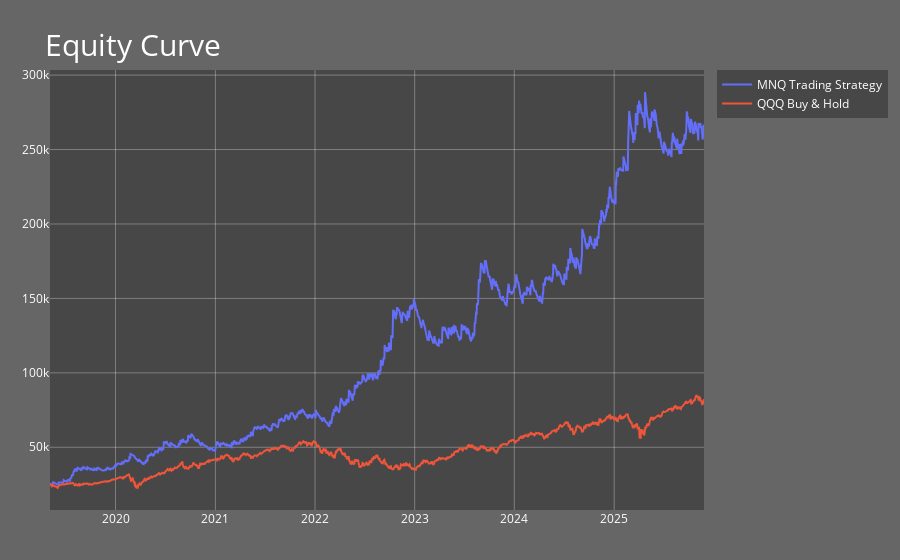
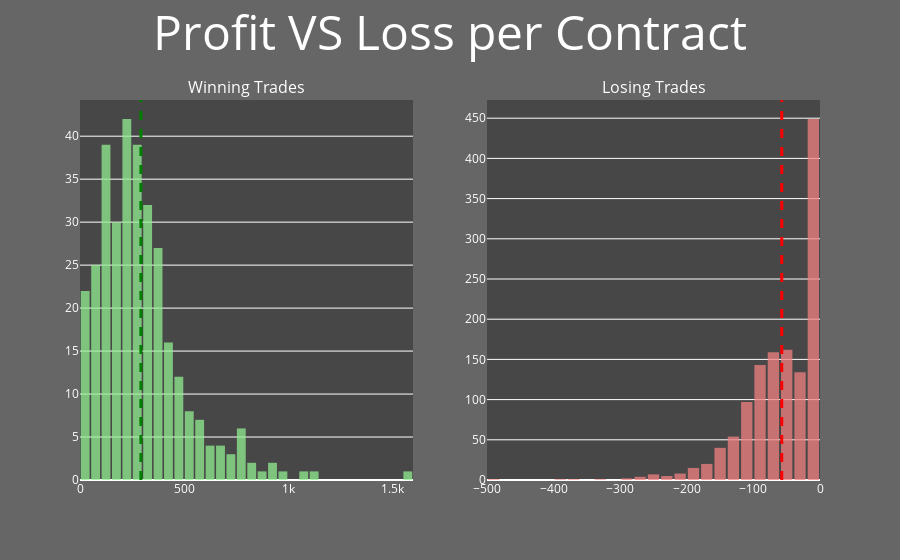
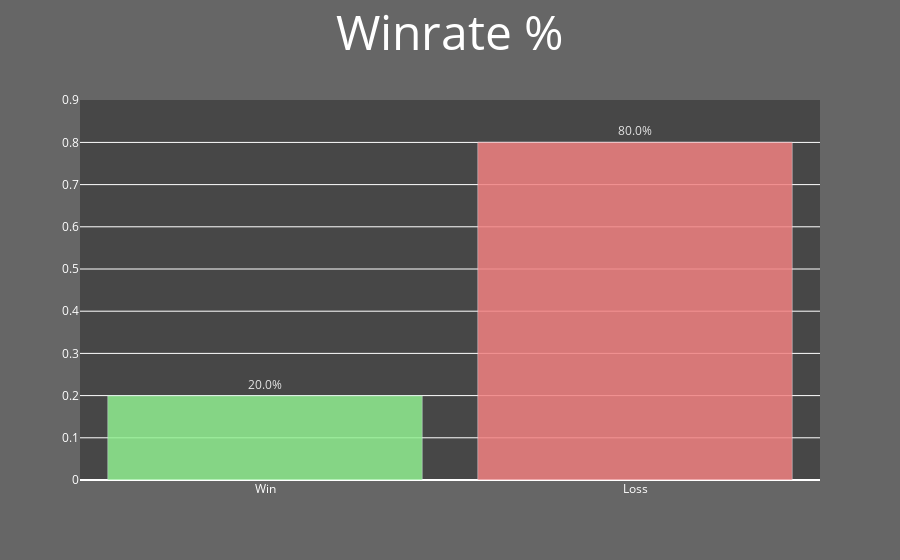
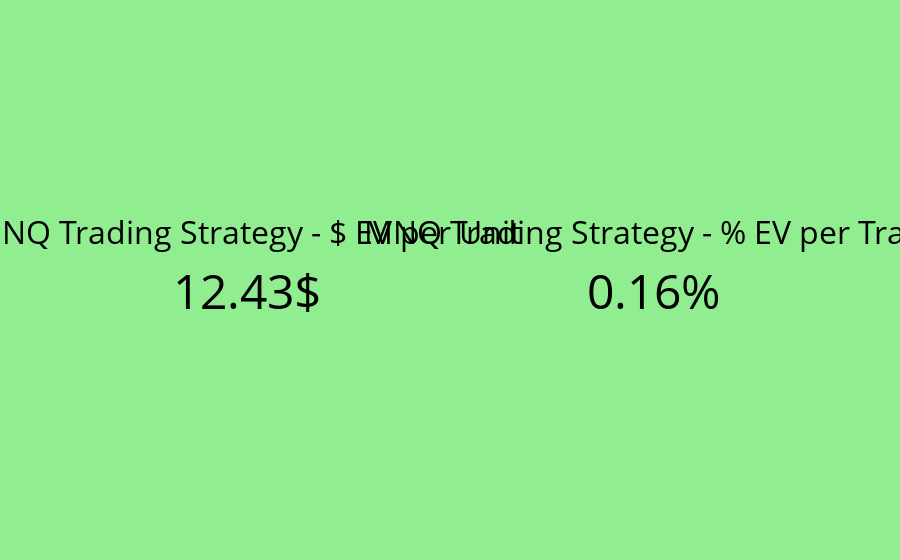

The cell these charts' notebook holds for them, in order:
### Markdown cell above
### MNQ Results

### Code cell
# Stategy Comparison
strategy = 'MNQ Trading Strategy'
Strategy_B = 'QQQ Buy & Hold'

# -----------------------------
# ----- 1. Equity Curve -------
# -----------------------------
fig_eq = go.Figure()
fig_eq.add_trace(go.Scatter(x=mnq_bt.dates, y=mnq_bt.account, mode='lines', name=f'{strategy}'))
fig_eq.add_trace(go.Scatter(x=df_qqq_buy_hold['Date'], y=df_qqq_buy_hold['Account'], mode='lines', name=f'{Strategy_B}'))

fig_eq.update_layout(
    title=dict(text="Equity Curve", yanchor="top", font=dict(size=30)),
    margin=dict(l=50, r=50, t=70, b=50),
    plot_bgcolor="rgba(64,64,64,0.8)",
    paper_bgcolor="rgba(64,64,64,0.8)",
    font=dict(color="white"),
    yaxis=dict(showgrid=True, gridcolor="rgba(255,255,255,0.3)", zerolinewidth=1),
    xaxis=dict(showgrid=True, gridcolor="rgba(255,255,255,0.3)")
)
fig_eq.show()

# -----------------------------
# ----- 2. Trade Histogram -----
# -----------------------------
df_mnq_bt = mnq_bt.trade_log()
winning_mnq_bt = df_mnq_bt.loc[df_mnq_bt['PnL'] > 0]
losing_mnq_bt = df_mnq_bt.loc[df_mnq_bt['PnL'] < 0]

fig_hist = make_subplots(rows=1, cols=2, subplot_titles=("Winning Trades", "Losing Trades"))

# Istogramma vincite
fig_hist.add_trace(go.Histogram(
    x=winning_mnq_bt['PnL_per_Unit'],
    nbinsx=50,
    marker_color='lightgreen',
    opacity=0.75
), row=1, col=1)
fig_hist.add_vline(x=np.mean(winning_mnq_bt['PnL_per_Unit']),
                   line=dict(color="green", width=3, dash="dash"), row=1, col=1)

# Istogramma perdite
fig_hist.add_trace(go.Histogram(
    x=losing_mnq_bt['PnL_per_Unit'],
    nbinsx=30,
    marker_color='lightcoral',
    opacity=0.75
), row=1, col=2)
fig_hist.add_vline(x=np.mean(losing_mnq_bt['PnL_per_Unit']),
                   line=dict(color="red", width=3, dash="dash"), row=1, col=2)

fig_hist.update_layout(
    title=dict(text="Profit VS Loss per Contract", font=dict(size=48)),
    title_x=0.5,
    showlegend=False,
    plot_bgcolor="rgba(64,64,64,0.8)",
    paper_bgcolor="rgba(64,64,64,0.8)",
    font=dict(color="white"),
    bargap=0.15
)
fig_hist.update_xaxes(tickformat=",~s", row=1, col=1)
fig_hist.update_xaxes(tickformat=",~s", row=1, col=2)
fig_hist.show()

# -----------------------------
# ----- 3. Winrate -------------
# -----------------------------
p_win = len(winning_mnq_bt) / len(df_mnq_bt)
p_loss = 1 - p_win

fig_winrate = go.Figure()
fig_winrate.add_trace(go.Bar(
    x=['Win', 'Loss'],
    y=[p_win, p_loss],
    marker_color=['lightgreen', 'lightcoral'],
    opacity=0.85,
    showlegend=False,
    text=[f'{p_win*100:.1f}%', f'{p_loss*100:.1f}%'],
    textposition='outside'
))
fig_winrate.update_layout(
    title=dict(text="Winrate %", font=dict(size=48)),
    title_x=0.5,
    plot_bgcolor="rgba(64,64,64,0.8)",
    paper_bgcolor="rgba(64,64,64,0.8)",
    font=dict(color="white"),
    bargap=0.15
)
fig_winrate.update_yaxes(range=[0, max(p_win, p_loss) + 0.1])
fig_winrate.show()

# -----------------------------
# ----- 4. Expected Value -----
# -----------------------------
EV_dollars_contract_mnq = round(np.mean(df_mnq_bt['PnL_per_Unit'].iloc[1:]), 2)
EV_perc_trade_mnq = round(np.mean(df_mnq_bt['Account'].pct_change())*100, 2)

fig_ev = make_subplots(rows=1, cols=2, column_widths=[0.5, 0.5], specs=[[{"type": "indicator"}, {"type": "indicator"}]])
fig_ev.add_trace(go.Indicator(
    mode="number",
    value=EV_dollars_contract_mnq,
    number={'suffix': '$', 'valueformat': '.2f', 'font': {'size': 48}},
    title={'text': f"{strategy} - $ EV per Unit", 'font': {'size': 32}}
), row=1, col=1)
fig_ev.add_trace(go.Indicator(
    mode="number",
    value=EV_perc_trade_mnq,
    number={'suffix': '%', 'valueformat': '.2f', 'font': {'size': 48}},
    title={'text': f"{strategy} - % EV per Trade", 'font': {'size': 32}}
), row=1, col=2)

fig_ev.update_layout(plot_bgcolor="lightgreen", paper_bgcolor="lightgreen", font=dict(color="black"))
fig_ev.show()

# -----------------------------
# ----- 5. Sharpe & CAGR -------
# -----------------------------
perc_change_mnq = df_mnq_bt['Account'].pct_change()
sigma = np.nanstd(perc_change_mnq, ddof=1)
n_medio_trade_anno = len(df_mnq_bt[1:]) / (df_mnq_bt['Date'].dt.year.max() - df_mnq_bt['Date'].dt.year.min() + 1)
adjusted_risk_free_rate = (1 + 0.04)**(1/n_medio_trade_anno) - 1

sharp_ratio_mnq = ((np.nanmean(perc_change_mnq) - adjusted_risk_free_rate)/sigma) * np.sqrt(n_medio_trade_anno)
annual_mnq_rate = ((1 + np.nanmean(perc_change_mnq))**n_medio_trade_anno - 1) * 100

fig_sharpe = make_subplots(rows=1, cols=2, column_widths=[0.5, 0.5], specs=[[{"type": "indicator"}, {"type": "indicator"}]])
fig_sharpe.add_trace(go.Indicator(
    mode="number",
    value=sharp_ratio_mnq,
    number={'valueformat': '.2f', 'font': {'size': 48}},
    title={'text': f"{strategy} - Sharpe Ratio", 'font': {'size': 32}}
), row=1, col=1)
fig_sharpe.add_trace(go.Indicator(
    mode="number",
    value=annual_mnq_rate,
    number={'suffix': '%', 'valueformat': '.2f', 'font': {'size': 48}},
    title={'text': f"{strategy} - % CAGR", 'font': {'size': 32}}
), row=1, col=2)

fig_sharpe.update_layout(plot_bgcolor="skyblue", paper_bgcolor="skyblue", font=dict(color="black"))
fig_sharpe.show()

# -----------------------------
# ----- 6. Rolling Average Units & Trade Count -----
# -----------------------------
df_mnq_bt_unit_list = df_mnq_bt.copy()
df_mnq_bt_unit_list['Rolling_Avg'] = df_mnq_bt_unit_list['Units'].iloc[1:].rolling(window=20).mean()
n_trades = len(df_mnq_bt.iloc[1:])

fig_units = make_subplots(rows=1, cols=2, column_widths=[0.7, 0.3], specs=[[{"type": "xy"}, {"type": "domain"}]], subplot_titles=("Average Traded Units (20)", ""))

# Rolling average line
fig_units.add_trace(go.Scatter(
    x=df_mnq_bt_unit_list['Date'].iloc[20:], 
    y=df_mnq_bt_unit_list['Rolling_Avg'].iloc[20:], 
    mode='lines', 
    name=f'{strategy}'
), row=1, col=1)

# Number of trades indicator
fig_units.add_trace(go.Indicator(
    mode="number",
    value=n_trades,
    number={'valueformat': '.0f', 'font': {'size': 48}},
    title={'text': "Number of Trades", 'font': {'size': 32}}
), row=1, col=2)

fig_units.update_layout(plot_bgcolor="rgba(64,64,64,0.8)", paper_bgcolor="rgba(64,64,64,0.8)", font=dict(color="white"))
fig_units.show()

# -----------------------------
# ----- 7. Drawdown Statistics -----
# -----------------------------
equity_curve_mnq_bt = df_mnq_bt['Account']
stats_A = drawdowns_stats(equity_curve_mnq_bt)

equity_curve_qqq_buy_hold = df_qqq_buy_hold['Account']
stats_B = drawdowns_stats(equity_curve_qqq_buy_hold)

fig_dd = go.Figure()

fig_dd.add_trace(go.Indicator(mode="number", value=stats_A['Max Drawdown']*100, number={'suffix':'%', 'valueformat':'.2f','font':{'size':48}}, title={'text':f"{strategy} - Max DD", 'font':{'size':32}}, domain={'row':0,'column':0}))
fig_dd.add_trace(go.Indicator(mode="number", value=stats_A['Average Drawdown']*100, number={'suffix':'%', 'valueformat':'.2f','font':{'size':48}}, title={'text':"Average DD",'font':{'size':32}}, domain={'row':0,'column':1}))
fig_dd.add_trace(go.Indicator(mode="number", value=stats_A['Average DD Duration'], number={'valueformat':'.1f','font':{'size':48}}, title={'text':"DD Duration (Trades)",'font':{'size':32}}, domain={'row':0,'column':2}))

fig_dd.add_trace(go.Indicator(mode="number", value=stats_B['Max Drawdown']*100, number={'suffix':'%', 'valueformat':'.2f','font':{'size':48}}, title={'text':f"{Strategy_B} - Max DD", 'font':{'size':32}}, domain={'row':1,'column':0}))
fig_dd.add_trace(go.Indicator(mode="number", value=stats_B['Average Drawdown']*100, number={'suffix':'%', 'valueformat':'.2f','font':{'size':48}}, title={'text':"Average DD",'font':{'size':32}}, domain={'row':1,'column':1}))
fig_dd.add_trace(go.Indicator(mode="number", value=stats_B['Average DD Duration'], number={'valueformat':'.1f','font':{'size':48}}, title={'text':"DD Duration (Trades)",'font':{'size':32}}, domain={'row':1,'column':2}))

fig_dd.update_layout(
    grid={'rows':2,'columns':3},
    title=dict(text="Drawdown Statistics", font=dict(size=48)),
    height=500,
    title_x=0.5,
    plot_bgcolor="rgba(64,64,64,0.8)",
    paper_bgcolor="rgba(64,64,64,0.8)",
    font=dict(color="white")
)

fig_dd.add_shape(
    type="line",
    x0=0, x1=1,       
    y0=0.55, y1=0.55,  
    xref="paper",
    yref="paper",
    line=dict(
        color="white",
        width=2))

fig_dd.show()

### Figure 1 — Plotly figure (JSON) as saved in the notebook; plotly's stock layout.template omitted (floating-point values rounded to 4 significant figures; data arrays with more than 128 entries replaced by an {"elided": "..."} marker saying what was removed)
{"data": [{"mode": "lines", "name": "MNQ Trading Strategy", "type": "scatter", "x": {"elided": "1629 str values"}, "y": {"elided": "1629 float values"}}, {"mode": "lines", "name": "QQQ Buy & Hold", "type": "scatter", "x": {"elided": "1639 str values"}, "y": {"elided": "1639 float values"}}], "layout": {"font": {"color": "white"}, "margin": {"b": 50, "l": 50, "r": 50, "t": 70}, "paper_bgcolor": "rgba(64,64,64,0.8)", "plot_bgcolor": "rgba(64,64,64,0.8)", "title": {"font": {"size": 30}, "text": "Equity Curve", "yanchor": "top"}, "xaxis": {"gridcolor": "rgba(255,255,255,0.3)", "showgrid": true}, "yaxis": {"gridcolor": "rgba(255,255,255,0.3)", "showgrid": true, "zerolinewidth": 1}}}

### Figure 2 — Plotly figure (JSON) as saved in the notebook; plotly's stock layout.template omitted (floating-point values rounded to 4 significant figures; data arrays with more than 128 entries replaced by an {"elided": "..."} marker saying what was removed)
{"data": [{"marker": {"color": "lightgreen"}, "nbinsx": 50, "opacity": 0.75, "type": "histogram", "x": {"elided": "325 float values"}, "xaxis": "x", "yaxis": "y"}, {"marker": {"color": "lightcoral"}, "nbinsx": 30, "opacity": 0.75, "type": "histogram", "x": {"elided": "1303 float values"}, "xaxis": "x2", "yaxis": "y2"}], "layout": {"annotations": [{"font": {"size": 16}, "showarrow": false, "text": "Winning Trades", "x": 0.225, "xanchor": "center", "xref": "paper", "y": 1, "yanchor": "bottom", "yref": "paper"}, {"font": {"size": 16}, "showarrow": false, "text": "Losing Trades", "x": 0.775, "xanchor": "center", "xref": "paper", "y": 1, "yanchor": "bottom", "yref": "paper"}], "bargap": 0.15, "font": {"color": "white"}, "paper_bgcolor": "rgba(64,64,64,0.8)", "plot_bgcolor": "rgba(64,64,64,0.8)", "shapes": [{"line": {"color": "green", "dash": "dash", "width": 3}, "type": "line", "x0": 292.5, "x1": 292.5, "xref": "x", "y0": 0, "y1": 1, "yref": "y domain"}, {"line": {"color": "red", "dash": "dash", "width": 3}, "type": "line", "x0": -57.44, "x1": -57.44, "xref": "x2", "y0": 0, "y1": 1, "yref": "y2 domain"}], "showlegend": false, "title": {"font": {"size": 48}, "text": "Profit VS Loss per Contract", "x": 0.5}, "xaxis": {"anchor": "y", "domain": [0, 0.45], "tickformat": ",~s"}, "xaxis2": {"anchor": "y2", "domain": [0.55, 1], "tickformat": ",~s"}, "yaxis": {"anchor": "x", "domain": [0, 1]}, "yaxis2": {"anchor": "x2", "domain": [0, 1]}}}

### Figure 3 — Plotly figure (JSON) as saved in the notebook; plotly's stock layout.template omitted (floating-point values rounded to 4 significant figures)
{"data": [{"marker": {"color": ["lightgreen", "lightcoral"]}, "opacity": 0.85, "showlegend": false, "text": ["20.0%", "80.0%"], "textposition": "outside", "type": "bar", "x": ["Win", "Loss"], "y": [0.1995, 0.8005]}], "layout": {"bargap": 0.15, "font": {"color": "white"}, "paper_bgcolor": "rgba(64,64,64,0.8)", "plot_bgcolor": "rgba(64,64,64,0.8)", "title": {"font": {"size": 48}, "text": "Winrate %", "x": 0.5}, "yaxis": {"range": [0, 0.9005]}}}

### Figure 4 — Plotly figure (JSON) as saved in the notebook; plotly's stock layout.template omitted (floating-point values rounded to 4 significant figures)
{"data": [{"domain": {"x": [0, 0.45], "y": [0, 1]}, "mode": "number", "number": {"font": {"size": 48}, "suffix": "$", "valueformat": ".2f"}, "title": {"font": {"size": 32}, "text": "MNQ Trading Strategy - $ EV per Unit"}, "type": "indicator", "value": 12.43}, {"domain": {"x": [0.55, 1], "y": [0, 1]}, "mode": "number", "number": {"font": {"size": 48}, "suffix": "%", "valueformat": ".2f"}, "title": {"font": {"size": 32}, "text": "MNQ Trading Strategy - % EV per Trade"}, "type": "indicator", "value": 0.16}], "layout": {"font": {"color": "black"}, "paper_bgcolor": "lightgreen", "plot_bgcolor": "lightgreen"}}
